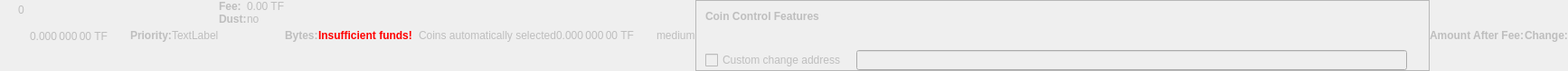
    <widget class="QWidget" name="dummyHideWidget" native="true">
     <property name="enabled">
      <bool>false</bool>
     </property>
     <property name="maximumSize">
      <size>
       <width>100</width>
       <height>22</height>
      </size>
     </property>
     <layout class="QHBoxLayout" name="dummyHideLayout">
      <property name="spacing">
       <number>0</number>
      </property>
      <property name="leftMargin">
       <number>0</number>
      </property>
      <property name="topMargin">
       <number>0</number>
      </property>
      <property name="rightMargin">
       <number>0</number>
      </property>
      <property name="bottomMargin">
       <number>0</number>
      </property>
      <item>
       <layout class="QFormLayout" name="formLayoutCoinControl1">
        <property name="horizontalSpacing">
         <number>10</number>
        </property>
        <property name="verticalSpacing">
         <number>14</number>
        </property>
        <property name="leftMargin">
         <number>10</number>
        </property>
        <property name="topMargin">
         <number>4</number>
        </property>
        <property name="rightMargin">
         <number>6</number>
        </property>
        <item row="0" column="1">
         <widget class="QLabel" name="labelCoinControlBytes">
          <property name="cursor">
           <cursorShape>IBeamCursor</cursorShape>
          </property>
          <property name="contextMenuPolicy">
           <enum>Qt::ActionsContextMenu</enum>
          </property>
          <property name="text">
           <string notr="true">0</string>
          </property>
          <property name="textInteractionFlags">
           <set>Qt::LinksAccessibleByMouse|Qt::TextSelectableByKeyboard|Qt::TextSelectableByMouse</set>
          </property>
         </widget>
        </item>
       </layout>
      </item>
      <item>
       <widget class="QLabel" name="labelCoinControlAfterFee">
        <property name="enabled">
         <bool>false</bool>
        </property>
        <property name="sizePolicy">
         <sizepolicy hsizetype="Fixed" vsizetype="Fixed">
          <horstretch>0</horstretch>
          <verstretch>0</verstretch>
         </sizepolicy>
        </property>
        <property name="minimumSize">
         <size>
          <width>111</width>
          <height>12</height>
         </size>
        </property>
        <property name="maximumSize">
         <size>
          <width>111</width>
          <height>12</height>
         </size>
        </property>
        <property name="cursor">
         <cursorShape>IBeamCursor</cursorShape>
        </property>
        <property name="contextMenuPolicy">
         <enum>Qt::ActionsContextMenu</enum>
        </property>
        <property name="text">
         <string notr="true">0.000 000 00 TF</string>
        </property>
        <property name="textInteractionFlags">
         <set>Qt::LinksAccessibleByMouse|Qt::TextSelectableByKeyboard|Qt::TextSelectableByMouse</set>
        </property>
       </widget>
      </item>
      <item>
       <widget class="QLabel" name="labelCoinControlPriorityText">
        <property name="enabled">
         <bool>false</bool>
        </property>
        <property name="font">
         <font>
          <weight>75</weight>
          <bold>true</bold>
         </font>
        </property>
        <property name="text">
         <string>Priority:</string>
        </property>
       </widget>
      </item>
      <item>
       <layout class="QHBoxLayout" name="horizontalLayout">
        <item>
         <widget class="QLabel" name="WarningLabel">
          <property name="text">
           <string>TextLabel</string>
          </property>
         </widget>
        </item>
       </layout>
      </item>
      <item>
       <layout class="QFormLayout" name="formLayoutCoinControl3">
        <property name="horizontalSpacing">
         <number>0</number>
        </property>
        <property name="verticalSpacing">
         <number>0</number>
        </property>
        <property name="leftMargin">
         <number>0</number>
        </property>
        <property name="topMargin">
         <number>0</number>
        </property>
        <property name="rightMargin">
         <number>0</number>
        </property>
        <item row="0" column="0">
         <widget class="QLabel" name="labelCoinControlFeeText">
          <property name="enabled">
           <bool>false</bool>
          </property>
          <property name="font">
           <font>
            <weight>75</weight>
            <bold>true</bold>
           </font>
          </property>
          <property name="text">
           <string>Fee:</string>
          </property>
          <property name="margin">
           <number>0</number>
          </property>
         </widget>
        </item>
        <item row="0" column="1">
         <widget class="QLabel" name="labelCoinControlFee">
          <property name="enabled">
           <bool>false</bool>
          </property>
          <property name="cursor">
           <cursorShape>IBeamCursor</cursorShape>
          </property>
          <property name="contextMenuPolicy">
           <enum>Qt::ActionsContextMenu</enum>
          </property>
          <property name="text">
           <string notr="true">0.00 TF</string>
          </property>
          <property name="textInteractionFlags">
           <set>Qt::LinksAccessibleByMouse|Qt::TextSelectableByKeyboard|Qt::TextSelectableByMouse</set>
          </property>
         </widget>
        </item>
        <item row="1" column="0">
         <widget class="QLabel" name="labelCoinControlLowOutputText">
          <property name="enabled">
           <bool>false</bool>
          </property>
          <property name="font">
           <font>
            <weight>75</weight>
            <bold>true</bold>
           </font>
          </property>
          <property name="text">
           <string>Dust:</string>
          </property>
         </widget>
        </item>
        <item row="1" column="1">
         <widget class="QLabel" name="labelCoinControlLowOutput">
          <property name="enabled">
           <bool>false</bool>
          </property>
          <property name="cursor">
           <cursorShape>IBeamCursor</cursorShape>
          </property>
          <property name="contextMenuPolicy">
           <enum>Qt::ActionsContextMenu</enum>
          </property>
          <property name="text">
           <string>no</string>
          </property>
          <property name="textInteractionFlags">
           <set>Qt::LinksAccessibleByMouse|Qt::TextSelectableByKeyboard|Qt::TextSelectableByMouse</set>
          </property>
         </widget>
        </item>
       </layout>
      </item>
      <item>
       <widget class="QLabel" name="labelCoinControlBytesText">
        <property name="enabled">
         <bool>false</bool>
        </property>
        <property name="font">
         <font>
          <weight>75</weight>
          <bold>true</bold>
         </font>
        </property>
        <property name="text">
         <string>Bytes:</string>
        </property>
       </widget>
      </item>
      <item>
       <layout class="QFormLayout" name="formLayoutCoinControl2">
        <property name="horizontalSpacing">
         <number>0</number>
        </property>
        <property name="verticalSpacing">
         <number>0</number>
        </property>
        <property name="leftMargin">
         <number>0</number>
        </property>
        <property name="topMargin">
         <number>0</number>
        </property>
        <property name="rightMargin">
         <number>0</number>
        </property>
       </layout>
      </item>
      <item>
       <layout class="QHBoxLayout" name="horizontalLayoutCoinControl2">
        <property name="spacing">
         <number>0</number>
        </property>
        <property name="bottomMargin">
         <number>0</number>
        </property>
       </layout>
      </item>
      <item>
       <widget class="QLabel" name="labelCoinControlInsuffFunds">
        <property name="enabled">
         <bool>false</bool>
        </property>
        <property name="minimumSize">
         <size>
          <width>0</width>
          <height>0</height>
         </size>
        </property>
        <property name="font">
         <font>
          <weight>75</weight>
          <bold>true</bold>
         </font>
        </property>
        <property name="styleSheet">
         <string notr="true">color:red;font-weight:bold;</string>
        </property>
        <property name="text">
         <string>Insufficient funds!</string>
        </property>
        <property name="margin">
         <number>5</number>
        </property>
       </widget>
      </item>
      <item>
       <layout class="QFormLayout" name="formLayoutCoinControl4">
        <property name="horizontalSpacing">
         <number>0</number>
        </property>
        <property name="verticalSpacing">
         <number>0</number>
        </property>
        <property name="leftMargin">
         <number>0</number>
        </property>
        <property name="topMargin">
         <number>0</number>
        </property>
        <property name="rightMargin">
         <number>0</number>
        </property>
       </layout>
      </item>
      <item>
       <widget class="QLabel" name="labelCoinControlChangeLabel">
        <property name="enabled">
         <bool>false</bool>
        </property>
        <property name="sizePolicy">
         <sizepolicy hsizetype="Preferred" vsizetype="Expanding">
          <horstretch>0</horstretch>
          <verstretch>0</verstretch>
         </sizepolicy>
        </property>
        <property name="minimumSize">
         <size>
          <width>0</width>
          <height>0</height>
         </size>
        </property>
        <property name="text">
         <string/>
        </property>
        <property name="margin">
         <number>3</number>
        </property>
       </widget>
      </item>
      <item>
       <widget class="QLabel" name="labelCoinControlAutomaticallySelected">
        <property name="enabled">
         <bool>false</bool>
        </property>
        <property name="sizePolicy">
         <sizepolicy hsizetype="Fixed" vsizetype="Fixed">
          <horstretch>0</horstretch>
          <verstretch>0</verstretch>
         </sizepolicy>
        </property>
        <property name="minimumSize">
         <size>
          <width>0</width>
          <height>0</height>
         </size>
        </property>
        <property name="maximumSize">
         <size>
          <width>240</width>
          <height>16777215</height>
         </size>
        </property>
        <property name="text">
         <string>Coins automatically selected</string>
        </property>
        <property name="margin">
         <number>5</number>
        </property>
       </widget>
      </item>
      <item>
       <widget class="QLabel" name="labelCoinControlChange">
        <property name="enabled">
         <bool>false</bool>
        </property>
        <property name="sizePolicy">
         <sizepolicy hsizetype="Fixed" vsizetype="Fixed">
          <horstretch>0</horstretch>
          <verstretch>0</verstretch>
         </sizepolicy>
        </property>
        <property name="minimumSize">
         <size>
          <width>111</width>
          <height>0</height>
         </size>
        </property>
        <property name="maximumSize">
         <size>
          <width>111</width>
          <height>16777215</height>
         </size>
        </property>
        <property name="cursor">
         <cursorShape>IBeamCursor</cursorShape>
        </property>
        <property name="contextMenuPolicy">
         <enum>Qt::ActionsContextMenu</enum>
        </property>
        <property name="text">
         <string notr="true">0.000 000 00 TF</string>
        </property>
        <property name="textInteractionFlags">
         <set>Qt::LinksAccessibleByMouse|Qt::TextSelectableByKeyboard|Qt::TextSelectableByMouse</set>
        </property>
       </widget>
      </item>
      <item>
       <widget class="QLabel" name="labelCoinControlPriority">
        <property name="enabled">
         <bool>false</bool>
        </property>
        <property name="cursor">
         <cursorShape>IBeamCursor</cursorShape>
        </property>
        <property name="contextMenuPolicy">
         <enum>Qt::ActionsContextMenu</enum>
        </property>
        <property name="text">
         <string>medium</string>
        </property>
        <property name="textInteractionFlags">
         <set>Qt::LinksAccessibleByMouse|Qt::TextSelectableByKeyboard|Qt::TextSelectableByMouse</set>
        </property>
       </widget>
      </item>
      <item>
       <widget class="QFrame" name="frameCoinControl">
        <property name="sizePolicy">
         <sizepolicy hsizetype="Expanding" vsizetype="Expanding">
          <horstretch>0</horstretch>
          <verstretch>0</verstretch>
         </sizepolicy>
        </property>
        <property name="maximumSize">
         <size>
          <width>16777215</width>
          <height>16777215</height>
         </size>
        </property>
        <property name="frameShape">
         <enum>QFrame::StyledPanel</enum>
        </property>
        <property name="frameShadow">
         <enum>QFrame::Sunken</enum>
        </property>
        <layout class="QVBoxLayout" name="verticalLayoutCoinControl2_2">
         <property name="spacing">
          <number>0</number>
         </property>
         <property name="leftMargin">
          <number>0</number>
         </property>
         <property name="topMargin">
          <number>0</number>
         </property>
         <property name="rightMargin">
          <number>0</number>
         </property>
         <property name="bottomMargin">
          <number>0</number>
         </property>
         <item>
          <layout class="QVBoxLayout" name="verticalLayoutCoinControl" stretch="0,0,0,1">
           <property name="spacing">
            <number>0</number>
           </property>
           <property name="leftMargin">
            <number>10</number>
           </property>
           <property name="topMargin">
            <number>10</number>
           </property>
           <item>
            <layout class="QHBoxLayout" name="horizontalLayoutCoinControl1">
             <property name="bottomMargin">
              <number>15</number>
             </property>
             <item>
              <widget class="QLabel" name="labelCoinControlFeatures">
               <property name="enabled">
                <bool>false</bool>
               </property>
               <property name="sizePolicy">
                <sizepolicy hsizetype="Preferred" vsizetype="Maximum">
                 <horstretch>0</horstretch>
                 <verstretch>0</verstretch>
                </sizepolicy>
               </property>
               <property name="font">
                <font>
                 <weight>75</weight>
                 <bold>true</bold>
                </font>
               </property>
               <property name="styleSheet">
                <string notr="true">font-weight:bold;</string>
               </property>
               <property name="text">
                <string>Coin Control Features</string>
               </property>
              </widget>
             </item>
            </layout>
           </item>
           <item>
            <widget class="QWidget" name="widgetCoinControl" native="true">
             <property name="sizePolicy">
              <sizepolicy hsizetype="Preferred" vsizetype="Preferred">
               <horstretch>0</horstretch>
               <verstretch>0</verstretch>
              </sizepolicy>
             </property>
             <property name="minimumSize">
              <size>
               <width>0</width>
               <height>0</height>
              </size>
             </property>
             <property name="styleSheet">
              <string notr="true"/>
             </property>
             <layout class="QHBoxLayout" name="horizontalLayoutCoinControl5_2">
              <property name="leftMargin">
               <number>0</number>
              </property>
              <property name="topMargin">
               <number>0</number>
              </property>
              <property name="rightMargin">
               <number>0</number>
              </property>
              <property name="bottomMargin">
               <number>0</number>
              </property>
              <item>
               <layout class="QHBoxLayout" name="horizontalLayoutCoinControl3">
                <property name="spacing">
                 <number>20</number>
                </property>
                <property name="topMargin">
                 <number>0</number>
                </property>
                <property name="bottomMargin">
                 <number>10</number>
                </property>
               </layout>
              </item>
             </layout>
            </widget>
           </item>
           <item>
            <layout class="QHBoxLayout" name="horizontalLayoutCoinControl4" stretch="0,0,0">
             <property name="spacing">
              <number>12</number>
             </property>
             <property name="sizeConstraint">
              <enum>QLayout::SetDefaultConstraint</enum>
             </property>
             <property name="topMargin">
              <number>5</number>
             </property>
             <property name="rightMargin">
              <number>5</number>
             </property>
             <item>
              <widget class="QCheckBox" name="checkBoxCoinControlChange">
               <property name="enabled">
                <bool>false</bool>
               </property>
               <property name="toolTip">
                <string>If this is activated, but the change address is empty or invalid, change will be sent to a newly generated address.</string>
               </property>
               <property name="text">
                <string>Custom change address</string>
               </property>
              </widget>
             </item>
             <item>
              <widget class="QValidatedLineEdit" name="lineEditCoinControlChange">
               <property name="enabled">
                <bool>false</bool>
               </property>
               <property name="sizePolicy">
                <sizepolicy hsizetype="Expanding" vsizetype="Fixed">
                 <horstretch>0</horstretch>
                 <verstretch>0</verstretch>
                </sizepolicy>
               </property>
              </widget>
             </item>
             <item>
              <widget class="QLabel" name="labelCoinControlChangeLabel_2">
               <property name="sizePolicy">
                <sizepolicy hsizetype="Preferred" vsizetype="Expanding">
                 <horstretch>0</horstretch>
                 <verstretch>0</verstretch>
                </sizepolicy>
               </property>
               <property name="minimumSize">
                <size>
                 <width>0</width>
                 <height>0</height>
                </size>
               </property>
               <property name="text">
                <string/>
               </property>
               <property name="margin">
                <number>3</number>
               </property>
              </widget>
             </item>
            </layout>
           </item>
           <item>
            <spacer name="verticalSpacerCoinControl">
             <property name="orientation">
              <enum>Qt::Vertical</enum>
             </property>
             <property name="sizeHint" stdset="0">
              <size>
               <width>800</width>
               <height>1</height>
              </size>
             </property>
            </spacer>
           </item>
          </layout>
         </item>
        </layout>
       </widget>
      </item>
      <item>
       <widget class="QLabel" name="labelCoinControlAfterFeeText">
        <property name="enabled">
         <bool>false</bool>
        </property>
        <property name="minimumSize">
         <size>
          <width>0</width>
          <height>0</height>
         </size>
        </property>
        <property name="maximumSize">
         <size>
          <width>16777215</width>
          <height>16777215</height>
         </size>
        </property>
        <property name="font">
         <font>
          <weight>75</weight>
          <bold>true</bold>
         </font>
        </property>
        <property name="text">
         <string>Amount After Fee:</string>
        </property>
        <property name="alignment">
         <set>Qt::AlignLeading|Qt::AlignLeft|Qt::AlignVCenter</set>
        </property>
        <property name="margin">
         <number>0</number>
        </property>
       </widget>
      </item>
      <item>
       <widget class="QLabel" name="labelCoinControlChangeText">
        <property name="enabled">
         <bool>false</bool>
        </property>
        <property name="sizePolicy">
         <sizepolicy hsizetype="Preferred" vsizetype="Preferred">
          <horstretch>0</horstretch>
          <verstretch>0</verstretch>
         </sizepolicy>
        </property>
        <property name="minimumSize">
         <size>
          <width>0</width>
          <height>0</height>
         </size>
        </property>
        <property name="maximumSize">
         <size>
          <width>16777215</width>
          <height>16777215</height>
         </size>
        </property>
        <property name="font">
         <font>
          <weight>75</weight>
          <bold>true</bold>
         </font>
        </property>
        <property name="text">
         <string>Change:</string>
        </property>
        <property name="alignment">
         <set>Qt::AlignLeading|Qt::AlignLeft|Qt::AlignVCenter</set>
        </property>
       </widget>
      </item>
     </layout>
    </widget>
